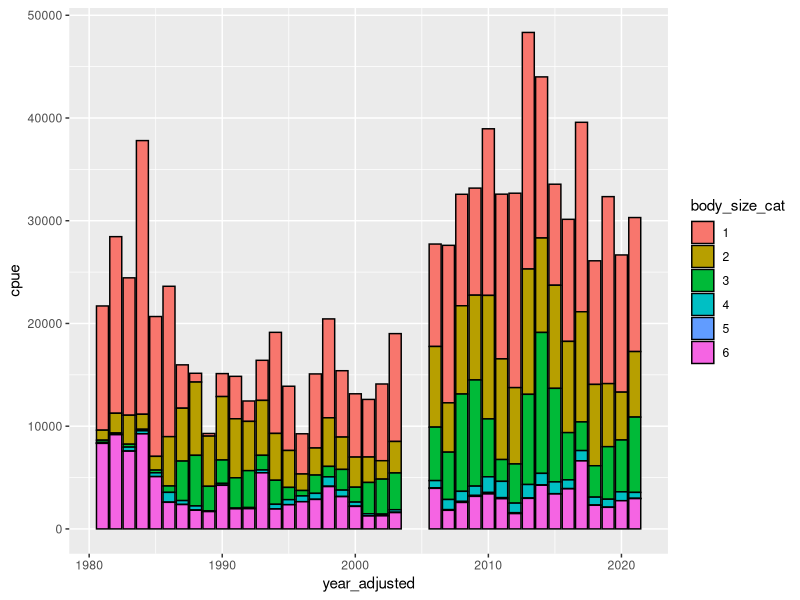
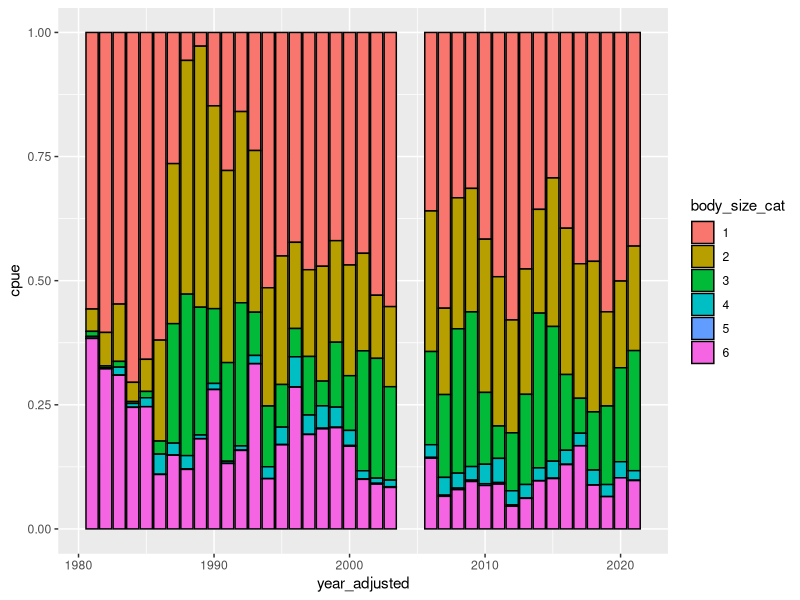
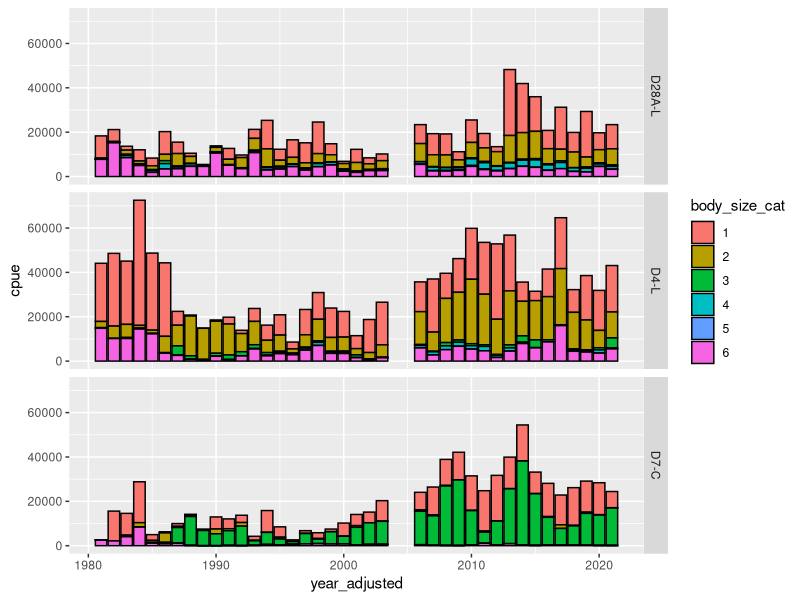
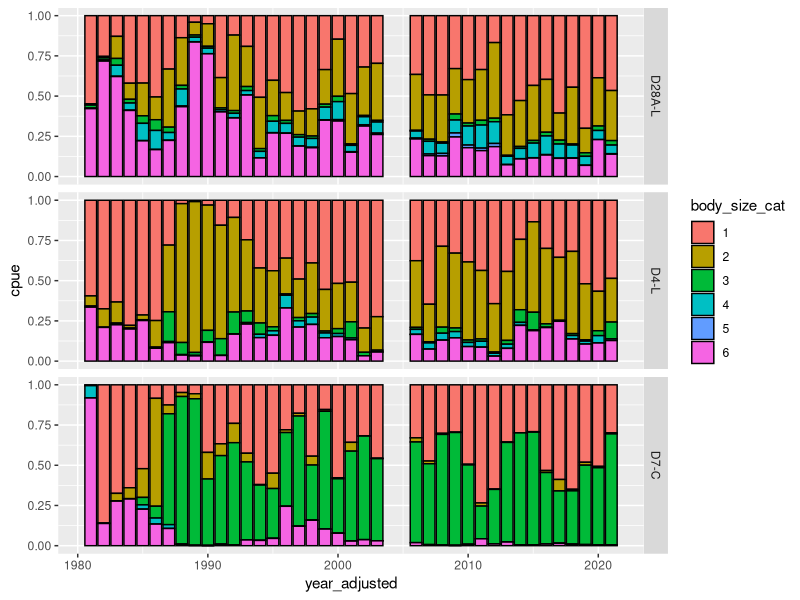
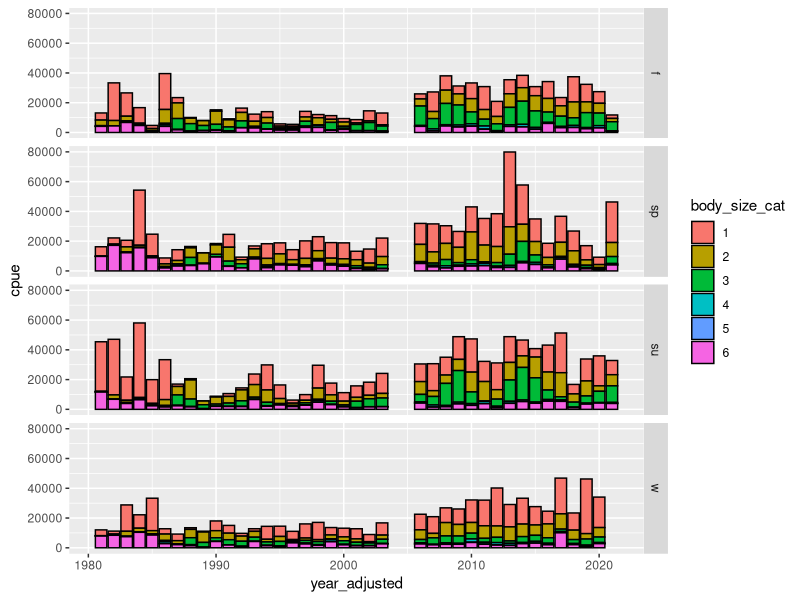
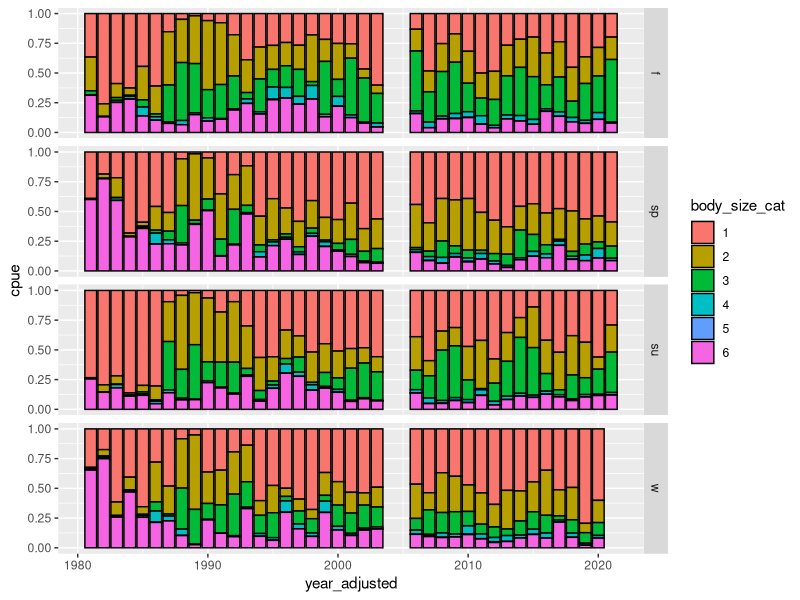
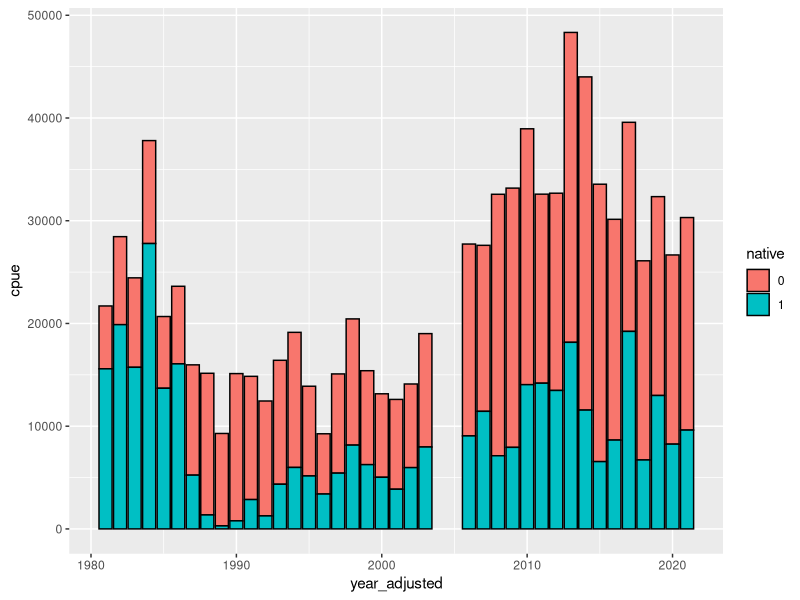
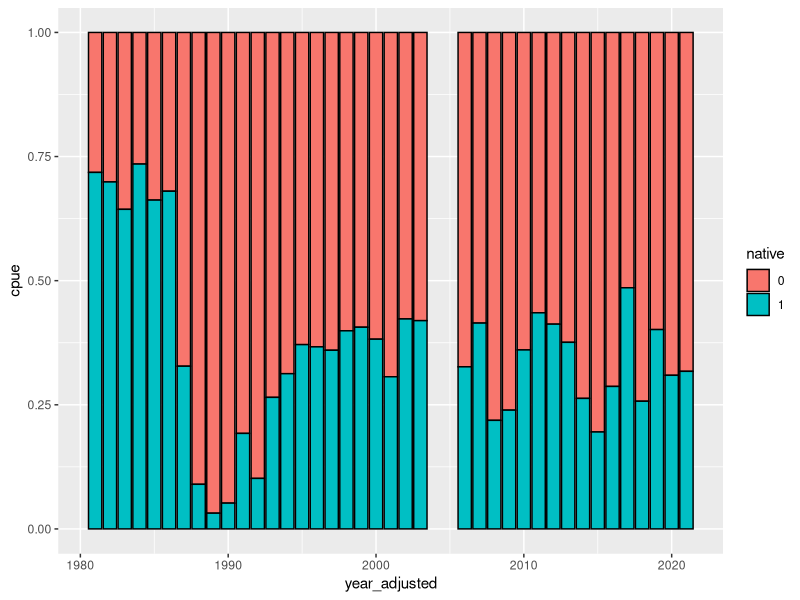

Write R code to recreate these figures, in order.
#Drought traits project
#Benthic inverts
#Abundances of taxa and distributions of traits
#Taxa in at least 10% of samples in at least one of three stations

#To do list
#look at how many taxa per size class to make sure none have only a single taxon
#make plots that look at data by water year type because benthic inverts respond a lot to that
#make plots that exclude one or both clam species
#could look at correlations between each clam species and each of the other species to see whether they
#increase or decrease; would pair well with trait data like planktonic larvae

#packages
library(tidyverse)

#read in data------------------

#three taxa that are not IDed below family level
high_taxa <- c(1090, 1270, 1290 )

#three new taxa that don't have size data yet
new_taxa <- c(4740, 5130, 6565)

#abundances for the common 10 stn taxa by station and month (n = 66)
abund10stn <- read_csv("./benthic/data_output/benthic_common10_abundances_by_station.csv") %>% 
  #drop the three taxa that are not IDed below family level
  filter(!(organism_code %in% high_taxa) & !(organism_code %in% new_taxa))

#trait data for the common 10 stn taxa
#mostly just origin and size data but also more trait data for the 14 dominant taxa
traits <- read_csv("./benthic/data_output/benthic_common10_by_stn_trait_data_partially_filled.csv") %>% 
  glimpse()

#format the trait data--------------

#start by only keeping the origin and size info
traits_so <- traits %>% 
  #keep just the needed columns
  select(organism_code
         ,target_taxon_name
         ,native
         ,trait
         ,trait_value
  ) %>% 
  #filter traits to just include size
  #for now, drop the three taxa with missing size data
  #only 60 taxa because three were dropped because of NAs)
  filter(trait == "body_size_max" & !is.na(trait_value)) %>% 
  #bin size data
  mutate(
    trait_value = as.numeric(trait_value)
    ,native = as.factor(native)
    ,body_size_cat = as.factor(case_when(trait_value <= 10 ~ 1
                                        ,trait_value <= 20 ~ 2
                                        ,trait_value <= 30 ~ 3
                                        ,trait_value <= 40 ~ 4
                                        ,trait_value <= 50 ~ 5
                                        ,trait_value > 50 ~ 6
    )))%>% 
  #drop column with trait name because all the same trait
  select(-trait) %>% 
  glimpse()

#format abundance data and summarize it by trait data---------

#add season column
abund10stn_seas <- abund10stn %>% 
  mutate(
    #add season column
    season = as.factor(
      case_when(month==12 | month==1 | month==2 ~ "w"
                ,month==3 | month==4 | month==5 ~ "sp"
                ,month==6 | month==7 | month==8 ~ "su"
                ,month==9 | month==10 | month==11 ~ "f"
      )),.after = month) %>% 
  glimpse()

#join trait data to abundance data
abund_trait <- abund10stn_seas %>% 
  left_join(traits_so) %>% 
  glimpse()

#trait and abundance data without the two dominant invasive clams
#Corbicula fluminea (6730)
#Potamocorbula amurensis (6890)

clam <- c("6730","6890")

abund_trait_noclam <- abund_trait %>% 
  filter(!(organism_code %in% clam))
  
#with clams: sum CPUE within samples by trait (ie, origin, size)-------------------

#summarize station data by origin
abund_trait_orig <- abund_trait %>% 
  #sum cpue within station by origin
  group_by(station_code,year_adjusted, season, native) %>% 
  summarise(cpue = sum(mean_cpue),.groups ='drop') %>% 
  glimpse()
  
#summarize station data by size
abund_trait_sz <- abund_trait %>% 
  #sum cpue within station by origin
  group_by(station_code,year_adjusted, season, body_size_cat) %>% 
  summarise(cpue = sum(mean_cpue),.groups ='drop') %>% 
  glimpse()

#summarize station data by origin and size
abund_trait_orig_sz <- abund_trait %>% 
  #sum cpue within station by origin
  group_by(station_code,year_adjusted, season, native, body_size_cat) %>% 
  summarise(cpue = sum(mean_cpue),.groups ='drop') %>% 
  glimpse()

#without clams: sum CPUE within samples by trait (ie, origin, size)-------------------

#summarize station data by origin
abund_trait_noclam_orig <- abund_trait_noclam %>% 
  #sum cpue within station by origin
  group_by(station_code,year_adjusted, season, native) %>% 
  summarise(cpue = sum(mean_cpue),.groups ='drop') %>% 
  glimpse()

#summarize station data by size
abund_trait_noclam_sz <- abund_trait_noclam %>% 
  #sum cpue within station by origin
  group_by(station_code,year_adjusted, season, body_size_cat) %>% 
  summarise(cpue = sum(mean_cpue),.groups ='drop') %>% 
  glimpse()

#summarize station data by origin and size
abund_trait_noclam_orig_sz <- abund_trait_noclam %>% 
  #sum cpue within station by origin
  group_by(station_code,year_adjusted, season, native, body_size_cat) %>% 
  summarise(cpue = sum(mean_cpue),.groups ='drop') %>% 
  glimpse()

#Calculate mean CPUE by size at different time and space scales for plotting--------

#summarizing to do for plots
#year, season, station: 12 plots, 3 stations x 4 seasons (previous step accomplished this already)
#year, season: four plots, one for each season
#year, station: three plots, one for each station
#year: one plot showing annual time series combining data across all samples at all stations

#summarize by year and station
abund_trait_sz_stn_yr <- abund_trait_sz %>% 
  group_by(station_code,year_adjusted, body_size_cat) %>% 
  summarise(cpue = mean(cpue),.groups ='drop') %>% 
  glimpse()

#summarize by year and season
abund_trait_sz_seas_yr <- abund_trait_sz %>% 
  group_by(year_adjusted, season, body_size_cat) %>% 
  summarise(cpue = mean(cpue),.groups ='drop') %>% 
  glimpse()

#summarize by year
abund_trait_sz_yr <- abund_trait_sz %>% 
  group_by(year_adjusted, body_size_cat) %>% 
  summarise(cpue = mean(cpue),.groups ='drop') %>% 
  glimpse()

#Calculate mean CPUE by origin at different time and space scales for plotting--------

#summarize by year and station
abund_trait_orig_stn_yr <- abund_trait_orig %>% 
  group_by(station_code,year_adjusted, native) %>% 
  summarise(cpue = mean(cpue),.groups ='drop') %>% 
  glimpse()

#summarize by year and season
abund_trait_orig_seas_yr <- abund_trait_orig %>% 
  group_by(year_adjusted, season, native) %>% 
  summarise(cpue = mean(cpue),.groups ='drop') %>% 
  glimpse()

#summarize by year
abund_trait_orig_yr <- abund_trait_orig %>% 
  group_by(year_adjusted, native) %>% 
  summarise(cpue = mean(cpue),.groups ='drop') %>% 
  glimpse()



#Calculate mean CPUE by origin and size at different time and space scales for plotting--------

#summarize by year and station
abund_trait_orig_sz_stn_yr <- abund_trait_orig_sz %>% 
  group_by(station_code,year_adjusted, native, body_size_cat) %>% 
  summarise(cpue = mean(cpue),.groups ='drop') %>% 
  glimpse()

#summarize by year and season
abund_trait_orig_sz_seas_yr <- abund_trait_orig_sz %>% 
  group_by(year_adjusted, season, native, body_size_cat) %>% 
  summarise(cpue = mean(cpue),.groups ='drop') %>% 
  glimpse()

#summarize by year
abund_trait_orig_sz_yr <- abund_trait_orig_sz %>% 
  group_by(year_adjusted, native, body_size_cat) %>% 
  summarise(cpue = mean(cpue),.groups ='drop') %>% 
  glimpse()


#body size plots---------------------
#might need to group these by water year too
#Potamocorbula amurensis is sz3
#Corbicula fluminea is sz6

#absolute abundance stacked bar plot by year
(plot_abund_sz_yr_abs <- ggplot(abund_trait_sz_yr, aes(x = year_adjusted, y = cpue, fill = body_size_cat))+
   geom_bar(stat = "identity", color = "black")
)

#relative abundance stacked bar plot by year
(plot_abund_sz_yr_rel <- ggplot(abund_trait_sz_yr, aes(x = year_adjusted, y = cpue, fill = body_size_cat))+
    geom_bar(stat = "identity", position = "fill", color = "black")
)
#sz6 generally declining
#sz4 increasing a little but not abundant to start with
#sz3 and sz4 increasing a lot
#sz1 was abundant then declined then increased again

#absolute abundance stacked bar plot by station and year
(plot_abund_sz_stn_yr_abs <- ggplot(abund_trait_sz_stn_yr, aes(x = year_adjusted, y = cpue, fill = body_size_cat))+
   geom_bar(stat = "identity", color = "black")+
   facet_grid(station_code~.)
)

#relative abundance stacked bar plot by station and year
(plot_abund_sz_stn_yr_rel <- ggplot(abund_trait_sz_stn_yr, aes(x = year_adjusted, y = cpue, fill = body_size_cat))+
    geom_bar(stat = "identity", position = "fill", color = "black")+
    facet_grid(station_code~.)
)

#absolute abundance stacked bar plot by season and year
(plot_abund_sz_seas_yr_abs <- ggplot(abund_trait_sz_seas_yr, aes(x = year_adjusted, y = cpue, fill = body_size_cat))+
    geom_bar(stat = "identity", color = "black")+
    facet_grid(season~.)
)

#relative abundance stacked bar plot by season and year
(plot_abund_sz_seas_yr_rel <- ggplot(abund_trait_sz_seas_yr, aes(x = year_adjusted, y = cpue, fill = body_size_cat))+
    geom_bar(stat = "identity", position = "fill", color = "black")+
    facet_grid(season~.)
)

#origin based plots---------------------

#absolute abundance stacked bar plot by year
(plot_abund_orig_yr_abs <- ggplot(abund_trait_orig_yr, aes(x = year_adjusted, y = cpue, fill = native))+
   geom_bar(stat = "identity", color = "black")
)

#relative abundance stacked bar plot by year
(plot_abund_orig_yr_rel <- ggplot(abund_trait_orig_yr, aes(x = year_adjusted, y = cpue, fill = native))+
    geom_bar(stat = "identity", position = "fill", color = "black")
)
#abundances have increased through time largely throug increase in non-natives
#also less variable through time in recent years

#absolute abundance stacked bar plot by station and year
(plot_abund_orig_stn_yr_abs <- ggplot(abund_trait_orig_stn_yr, aes(x = year_adjusted, y = cpue, fill = native))+
    geom_bar(stat = "identity", color = "black")+
    facet_grid(station_code~.)
)
#wow D7 is virtually all non-natives starting in 1985
#looks like currently maybe the natives only have a chance during really wet years like 2017 and 2011

#relative abundance stacked bar plot by station and year
(plot_abund_orig_stn_yr_rel <- ggplot(abund_trait_orig_stn_yr, aes(x = year_adjusted, y = cpue, fill = native))+
    geom_bar(stat = "identity", position = "fill", color = "black")+
    facet_grid(station_code~.)
)

#absolute abundance stacked bar plot by season and year
(plot_abund_orig_seas_yr_abs <- ggplot(abund_trait_orig_seas_yr, aes(x = year_adjusted, y = cpue, fill = native))+
    geom_bar(stat = "identity", color = "black")+
    facet_grid(season~.)
)

#relative abundance stacked bar plot by season and year
(plot_abund_orig_seas_yr_rel <- ggplot(abund_trait_orig_seas_yr, aes(x = year_adjusted, y = cpue, fill = native))+
    geom_bar(stat = "identity", position = "fill", color = "black")+
    facet_grid(season~.)
)

#origin and body size plots---------------------

#absolute abundance stacked bar plot by year
(plot_abund_orig_sz_yr_abs <- ggplot(abund_trait_orig_sz_yr, aes(x = year_adjusted, y = cpue, fill = body_size_cat))+
   geom_bar(stat = "identity", color = "black")+
   facet_grid(native~.)
)

#relative abundance stacked bar plot by year
(plot_abund_orig_sz_yr_rel <- ggplot(abund_trait_orig_sz_yr, aes(x = year_adjusted, y = cpue, fill = body_size_cat))+
    geom_bar(stat = "identity", position = "fill", color = "black")+
    facet_grid(native~.)
)

#absolute abundance stacked bar plot by station and year
(plot_abund_orig_sz_stn_yr_abs <- ggplot(abund_trait_orig_sz_stn_yr, aes(x = year_adjusted, y = cpue, fill = body_size_cat))+
    geom_bar(stat = "identity", color = "black")+
    facet_grid(station_code~native)
)

#relative abundance stacked bar plot by station and year
(plot_abund_orig_sz_stn_yr_rel <- ggplot(abund_trait_orig_sz_stn_yr, aes(x = year_adjusted, y = cpue, fill = body_size_cat))+
    geom_bar(stat = "identity", position = "fill", color = "black")+
    facet_grid(station_code~native)
)

#absolute abundance stacked bar plot by season and year
(plot_abund_orig_sz_seas_yr_abs <- ggplot(abund_trait_orig_sz_seas_yr, aes(x = year_adjusted, y = cpue, fill = body_size_cat))+
    geom_bar(stat = "identity", color = "black")+
    facet_grid(season~.)
)

#relative abundance stacked bar plot by season and year
(plot_abund_orig_sz_seas_yr_rel <- ggplot(abund_trait_orig_sz_seas_yr, aes(x = year_adjusted, y = cpue, fill = body_size_cat))+
    geom_bar(stat = "identity", position = "fill", color = "black")+
    facet_grid(season~.)
)




#no clams: Calculate mean CPUE by size at different time and space scales for plotting--------

#summarize by year and station
abund_trait_noclam_sz_stn_yr <- abund_trait_noclam_sz %>% 
  group_by(station_code,year_adjusted, body_size_cat) %>% 
  summarise(cpue = mean(cpue),.groups ='drop') %>% 
  glimpse()

#summarize by year and season
abund_trait_noclam_sz_seas_yr <- abund_trait_noclam_sz %>% 
  group_by(year_adjusted, season, body_size_cat) %>% 
  summarise(cpue = mean(cpue),.groups ='drop') %>% 
  glimpse()

#summarize by year
abund_trait_noclam_sz_yr <- abund_trait_noclam_sz %>% 
  group_by(year_adjusted, body_size_cat) %>% 
  summarise(cpue = mean(cpue),.groups ='drop') %>% 
  glimpse()

#No clam: Calculate mean CPUE by origin at different time and space scales for plotting--------

#summarize by year and station
abund_trait_noclam_orig_stn_yr <- abund_trait_noclam_orig %>% 
  group_by(station_code,year_adjusted, native) %>% 
  summarise(cpue = mean(cpue),.groups ='drop') %>% 
  glimpse()

#summarize by year and season
abund_trait_noclam_orig_seas_yr <- abund_trait_noclam_orig %>% 
  group_by(year_adjusted, season, native) %>% 
  summarise(cpue = mean(cpue),.groups ='drop') %>% 
  glimpse()

#summarize by year
abund_trait_noclam_orig_yr <- abund_trait_noclam_orig %>% 
  group_by(year_adjusted, native) %>% 
  summarise(cpue = mean(cpue),.groups ='drop') %>% 
  glimpse()

#No clam: Calculate mean CPUE by origin and size at different time and space scales for plotting--------

#summarize by year and station
abund_trait_noclam_orig_sz_stn_yr <- abund_trait_noclam_orig_sz %>% 
  group_by(station_code,year_adjusted, native, body_size_cat) %>% 
  summarise(cpue = mean(cpue),.groups ='drop') %>% 
  glimpse()

#summarize by year and season
abund_trait_noclam_orig_sz_seas_yr <- abund_trait_noclam_orig_sz %>% 
  group_by(year_adjusted, season, native, body_size_cat) %>% 
  summarise(cpue = mean(cpue),.groups ='drop') %>% 
  glimpse()

#summarize by year
abund_trait_noclam_orig_sz_yr <- abund_trait_noclam_orig_sz %>% 
  group_by(year_adjusted, native, body_size_cat) %>% 
  summarise(cpue = mean(cpue),.groups ='drop') %>% 
  glimpse()


#no clam: body size plots---------------------

#absolute abundance stacked bar plot by year
(plot_abund_noclam_sz_yr_abs <- ggplot(abund_trait_noclam_sz_yr, aes(x = year_adjusted, y = cpue, fill = body_size_cat))+
   geom_bar(stat = "identity", color = "black")
)

#relative abundance stacked bar plot by year
(plot_abund_noclam_sz_yr_rel <- ggplot(abund_trait_noclam_sz_yr, aes(x = year_adjusted, y = cpue, fill = body_size_cat))+
    geom_bar(stat = "identity", position = "fill", color = "black")
)

#absolute abundance stacked bar plot by station and year
(plot_abund_noclam_sz_stn_yr_abs <- ggplot(abund_trait_noclam_sz_stn_yr, aes(x = year_adjusted, y = cpue, fill = body_size_cat))+
    geom_bar(stat = "identity", color = "black")+
    facet_grid(station_code~.)
)

#relative abundance stacked bar plot by station and year
(plot_abund_noclam_sz_stn_yr_rel <- ggplot(abund_trait_noclam_sz_stn_yr, aes(x = year_adjusted, y = cpue, fill = body_size_cat))+
    geom_bar(stat = "identity", position = "fill", color = "black")+
    facet_grid(station_code~.)
)

#absolute abundance stacked bar plot by season and year
(plot_abund_noclam_sz_seas_yr_abs <- ggplot(abund_trait_noclam_sz_seas_yr, aes(x = year_adjusted, y = cpue, fill = body_size_cat))+
    geom_bar(stat = "identity", color = "black")+
    facet_grid(season~.)
)

#relative abundance stacked bar plot by season and year
(plot_abund_noclam_sz_seas_yr_rel <- ggplot(abund_trait_noclam_sz_seas_yr, aes(x = year_adjusted, y = cpue, fill = body_size_cat))+
    geom_bar(stat = "identity", position = "fill", color = "black")+
    facet_grid(season~.)
)

#origin based plots---------------------

#absolute abundance stacked bar plot by year
(plot_abund_noclam_orig_yr_abs <- ggplot(abund_trait_noclam_orig_yr, aes(x = year_adjusted, y = cpue, fill = native))+
   geom_bar(stat = "identity", color = "black")
)

#relative abundance stacked bar plot by year
(plot_abund_noclam_orig_yr_rel <- ggplot(abund_trait_noclam_orig_yr, aes(x = year_adjusted, y = cpue, fill = native))+
    geom_bar(stat = "identity", position = "fill", color = "black")
)


#absolute abundance stacked bar plot by station and year
(plot_abund_noclam_orig_stn_yr_abs <- ggplot(abund_trait_noclam_orig_stn_yr, aes(x = year_adjusted, y = cpue, fill = native))+
    geom_bar(stat = "identity", color = "black")+
    facet_grid(station_code~.)
)

#relative abundance stacked bar plot by station and year
(plot_abund_noclam_orig_stn_yr_rel <- ggplot(abund_trait_noclam_orig_stn_yr, aes(x = year_adjusted, y = cpue, fill = native))+
    geom_bar(stat = "identity", position = "fill", color = "black")+
    facet_grid(station_code~.)
)

#absolute abundance stacked bar plot by season and year
(plot_abund_noclam_orig_seas_yr_abs <- ggplot(abund_trait_noclam_orig_seas_yr, aes(x = year_adjusted, y = cpue, fill = native))+
    geom_bar(stat = "identity", color = "black")+
    facet_grid(season~.)
)

#relative abundance stacked bar plot by season and year
(plot_abund_noclam_orig_seas_yr_rel <- ggplot(abund_trait_noclam_orig_seas_yr, aes(x = year_adjusted, y = cpue, fill = native))+
    geom_bar(stat = "identity", position = "fill", color = "black")+
    facet_grid(season~.)
)

#origin and body size plots---------------------

#absolute abundance stacked bar plot by year
(plot_abund_noclam_orig_sz_yr_abs <- ggplot(abund_trait_noclam_orig_sz_yr, aes(x = year_adjusted, y = cpue, fill = body_size_cat))+
   geom_bar(stat = "identity", color = "black")+
   facet_grid(native~.)
)

#relative abundance stacked bar plot by year
(plot_abund_noclam_orig_sz_yr_rel <- ggplot(abund_trait_noclam_orig_sz_yr, aes(x = year_adjusted, y = cpue, fill = body_size_cat))+
    geom_bar(stat = "identity", position = "fill", color = "black")+
    facet_grid(native~.)
)

#absolute abundance stacked bar plot by station and year
(plot_abund_noclam_orig_sz_stn_yr_abs <- ggplot(abund_trait_noclam_orig_sz_stn_yr, aes(x = year_adjusted, y = cpue, fill = body_size_cat))+
    geom_bar(stat = "identity", color = "black")+
    facet_grid(station_code~native)
)

#relative abundance stacked bar plot by station and year
(plot_abund_noclam_orig_sz_stn_yr_rel <- ggplot(abund_trait_noclam_orig_sz_stn_yr, aes(x = year_adjusted, y = cpue, fill = body_size_cat))+
    geom_bar(stat = "identity", position = "fill", color = "black")+
    facet_grid(station_code~native)
)

#absolute abundance stacked bar plot by season and year
(plot_abund_noclam_orig_sz_seas_yr_abs <- ggplot(abund_trait_noclam_orig_sz_seas_yr, aes(x = year_adjusted, y = cpue, fill = body_size_cat))+
    geom_bar(stat = "identity", color = "black")+
    facet_grid(season~.)
)

#relative abundance stacked bar plot by season and year
(plot_abund_noclam_orig_sz_seas_yr_rel <- ggplot(abund_trait_noclam_orig_sz_seas_yr, aes(x = year_adjusted, y = cpue, fill = body_size_cat))+
    geom_bar(stat = "identity", position = "fill", color = "black")+
    facet_grid(season~.)
)
